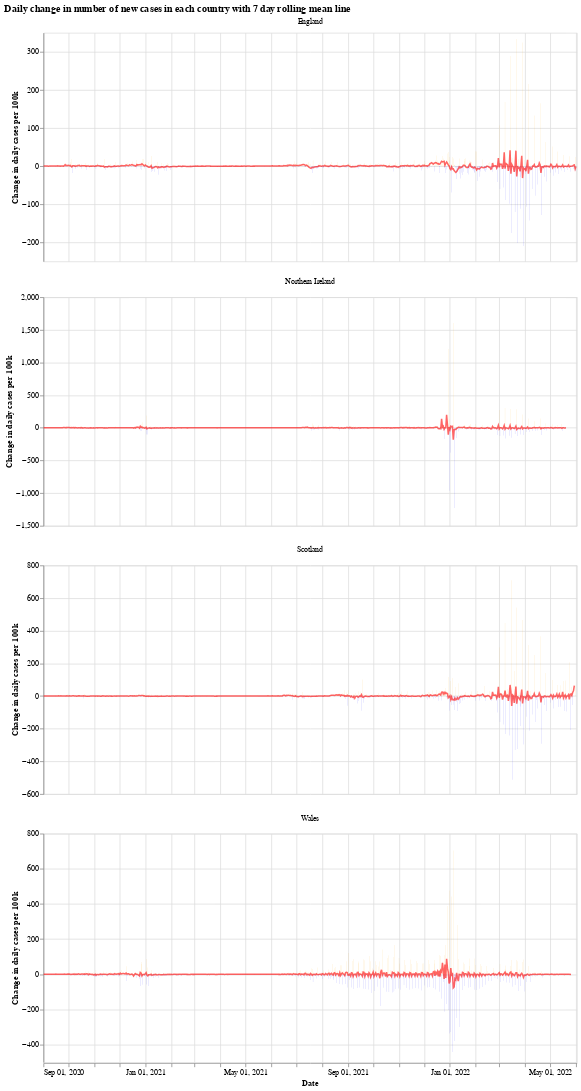

Source (notebook cell):
### Markdown cell above
We will use the Python library `Altair` for visualising the data, see the [altair docs](https://altair-viz.github.io/) for more information.

First we have a graph which shows the daily change in the number of new cases for each country. This number jumps up and down all over the place, which is likely due to delay in reporting of new cases over the weekend. Another interesting thing is that it looks like the daily cases in Wales experienced a much shorter period of calm over the summer (calm in the sense of daily cases not jumping up and down).

The orange bars are days when the number of new cases (per 100k population) was more than the previous day, while the blue are days when the number of new cases dropped. The red line is the 7 day moving average. 

When the moving average line is below 0, it means that there is a consistent drop in new cases. We can see this clearly happening around the times that lockdowns were introduced (though, to varying degrees). I will update the graphs soon with a marker of when each lockdown started.

### Code cell
# collapse
import altair as alt

bars = alt.Chart(uk_cases).mark_bar().encode(
    x=alt.X("yearmonthdate(date):T", axis=alt.Axis(title='Date')),
    y=alt.Y("casesChangeRate:Q", axis=alt.Axis(title='Change in daily cases per 100k')),
    tooltip='casesChange',
    color=alt.condition(
        alt.datum.casesChangeRate > 0,
        alt.value("orange"),  # The positive color
        alt.value("blue")  # The negative color
    )
).properties(title='Daily change in number of new cases with 7 day rolling mean',width=700).interactive()

line = alt.Chart(uk_cases).mark_line(
    color='red',
    size=2,
    opacity=0.6
).transform_window(
    rolling_mean='mean(casesChangeRate)',
    frame=[0, 7],
    groupby=['areaName']
).encode(
    x='yearmonthdate(date):T',
    y='rolling_mean:Q'
)

alt.layer(bars, line, data=uk_cases).facet(alt.Column(
    'areaName', title=''), columns=1).resolve_scale(y='independent').properties(title='Daily change in number of new cases in each country with 7 day rolling mean line')

### Figure 1 — Vega-Lite specification as saved in the notebook (floating-point values rounded to 4 significant figures; data arrays with more than 128 entries replaced by an {"elided": "..."} marker saying what was removed)
{"config": {"view": {"continuousWidth": 400, "continuousHeight": 300}}, "data": {"name": "data-6c16d6e19ca87013b12d2ea44e04ebdb"}, "facet": {"type": "nominal", "field": "areaName", "title": ""}, "spec": {"layer": [{"mark": "bar", "encoding": {"color": {"condition": {"value": "orange", "test": "(datum.casesChangeRate > 0)"}, "value": "blue"}, "tooltip": {"type": "quantitative", "field": "casesChange"}, "x": {"type": "temporal", "axis": {"title": "Date"}, "field": "date", "timeUnit": "yearmonthdate"}, "y": {"type": "quantitative", "axis": {"title": "Change in daily cases per 100k"}, "field": "casesChangeRate"}}, "selection": {"selector001": {"type": "interval", "bind": "scales", "encodings": ["x", "y"]}}, "title": "Daily change in number of new cases with 7 day rolling mean", "width": 700}, {"mark": {"type": "line", "color": "red", "opacity": 0.6, "size": 2}, "encoding": {"x": {"type": "temporal", "field": "date", "timeUnit": "yearmonthdate"}, "y": {"type": "quantitative", "field": "rolling_mean"}}, "transform": [{"window": [{"op": "mean", "field": "casesChangeRate", "as": "rolling_mean"}], "frame": [0, 7], "groupby": ["areaName"]}]}]}, "columns": 1, "resolve": {"scale": {"y": "independent"}}, "title": "Daily change in number of new cases in each country with 7 day rolling mean line", "$schema": "https://vega.github.io/schema/vega-lite/v4.8.1.json", "datasets": {"data-6c16d6e19ca87013b12d2ea44e04ebdb": {"elided": "2536 records"}}}
